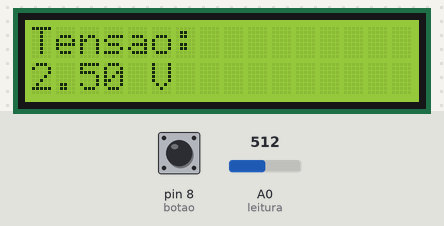
A sketch run on a simulated Arduino Uno, built with avr-gcc and run on an emulated ATmega328P. Shown: 16×2 character LCD. The test bench sets the inputs (shaded band); at power-on: pin 8 (botao) LOW, A0 (leitura) = 512. What the sketch prints to the serial monitor is not drawn.

Above: at 1.2 s.
1.3 s: pin 8 (botao) pulled HIGH for 3.2 s
At 3.9 s:
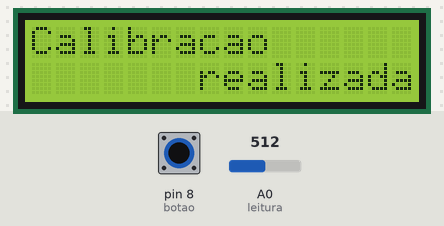
6.7 s: pin 8 (botao) pulled HIGH for 1 s
At 9.0 s:
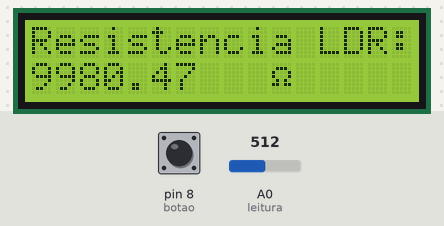
9.4 s: A0 (leitura) set to 0
At 10.8 s:
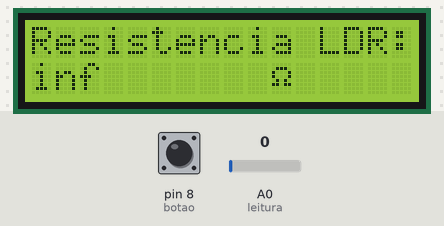
11.1 s: A0 (leitura) set to 122
At 12.5 s:
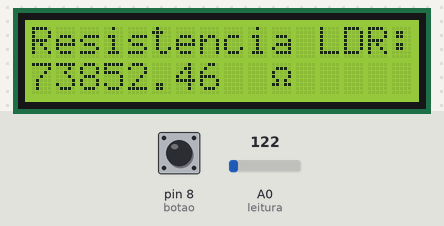
12.8 s: pin 8 (botao) pulled HIGH for 1 s
At 14.9 s:
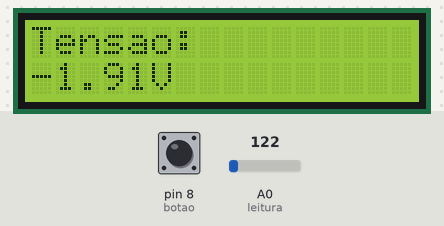
15.5 s: A0 (leitura) set to 306
At 17.0 s:
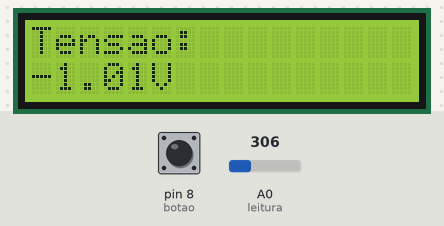
Timing chart, 0 to 18.2 s (numbered marks = the images above; inputs shaded):
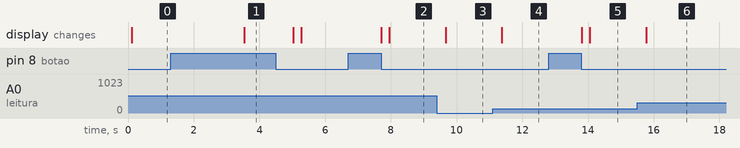

The sketch:

programaFotometro.ino
```cpp
#include <LiquidCrystal.h>

/* Portas do arduino para leitura da tensão, do resistor e do bbotao */
#define leitura A0
#define resistorProva 10000
#define botao 8

/* Portas do display LCD */
const int rs = 12, en = 11, d4 = 5, d5 = 4, d6 = 3, d7 = 2;
LiquidCrystal lcd(rs, en, d4, d5, d6, d7);

/* Variaveis para mudanca de estado do LCD */
int estadoBotao = LOW;
int muda = 1; // 0 para resistencia e 1 para tensao

/* Variaveis para medicao da tensao e da resistencia */
float tensao;
float resistorX;

/* Variaveis para detectar aperto longo do botão */
int vezesPressionado = 0;
unsigned long tempo = 0;

/* Tensao do branco para calibracao */
float tensaoBranco = 0;
float tensaoCorrigida;

/* Funcao para ler a tensao */
float getTensao() {
  return analogRead(leitura)*5/1023.0;
}

/* Funcao para mudar o estado do LCD (Tensao / Resistencia) */
void inverte(int* n) {
  if(*n == 0) {
    *n = 1;
  } else {
    *n = 0;
  }
}

/* Funcao executada na calibracao */
void calibracao() {
  tensaoBranco = getTensao();

  lcd.clear();
  lcd.setCursor(0, 0);
  lcd.print("Calibracao");
  lcd.setCursor(0,2);
  lcd.print("       realizada");
  delay(1500);
  lcd.clear();
}

void setup() {
  Serial.begin(9600);
  pinMode(leitura, INPUT);
  pinMode(botao, INPUT);
  lcd.begin(16, 2);
}

void loop() {
  estadoBotao = digitalRead(botao);
  if(estadoBotao == HIGH) {

    tempo = millis();
    vezesPressionado++;

    while(digitalRead(botao) == HIGH && millis()-tempo < 2000);
    tempo = millis() - tempo;

    if(tempo < 2000) {
      inverte(&muda);
      lcd.clear();
    } else {
      calibracao();
    }
    vezesPressionado = 0;

  } else {
      tensao = getTensao();
      tensaoCorrigida = getTensao() - tensaoBranco;
      resistorX = (5.0*resistorProva)/tensao - resistorProva;

      Serial.print("Tensao medida: ");
      Serial.println(tensao);
      Serial.print("Tensao branco: ");
      Serial.println(tensaoBranco);
      Serial.print("Tensao corrigida: ");
      Serial.println(tensaoCorrigida);
      Serial.print("Resistencia do LDR =  ");
      Serial.print(resistorX);
      Serial.println(" Ohms");
      Serial.println();

    if(muda == 0) {
      lcd.setCursor(0, 0);
      lcd.print("Resistencia LDR: ");
      lcd.setCursor(0, 1);
      lcd.print("          ");
      lcd.write(B11110100);
      lcd.setCursor(0, 1);
      lcd.print(resistorX);
    } else {
      lcd.setCursor(0, 0);
      lcd.print("Tensao: ");
      lcd.setCursor(0, 1);
      lcd.print("     V");
      lcd.setCursor(0,1);
      lcd.print(tensaoCorrigida);
    }
  }
  delay(200);
}
```

Measured:
- after the input at 1.3 s, the display: changes after 2.2 s (image 1)
- after the input at 6.7 s, the display: first changes after 1.0 s (image 2 shows a later state)
- after the input at 9.4 s, the display: changes after 0.27 s (image 3)
- after the input at 11.1 s, the display: changes after 0.27 s (image 4)
- after the input at 12.8 s, the display: first changes after 1.0 s (image 5 shows a later state)
- after the input at 15.5 s, the display: changes after 0.27 s (image 6)
